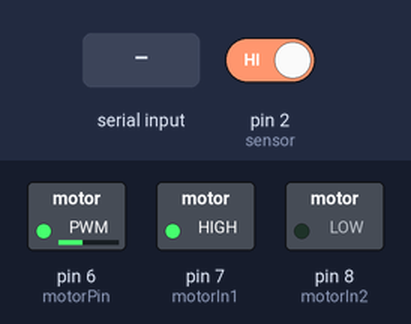
Bench run of a sketch on a simulated Arduino Uno, built with avr-gcc and run on an emulated ATmega328P. On the bench: switched loads named in the sketch (green lamp = pin HIGH). Inputs (shaded band) come from the test bench; at power-on: pin 2 (sensor) HIGH. What the sketch prints to the serial monitor is not drawn.

Above: at 1.2 s.
1.3 s: pin 2 (sensor) driven LOW
3.1 s: "i90\n" received over Serial
At 4.4 s:
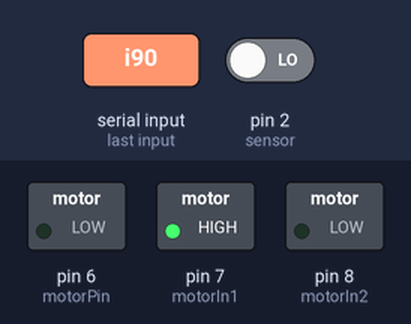
4.7 s: "y90\n" received over Serial
At 5.5 s:
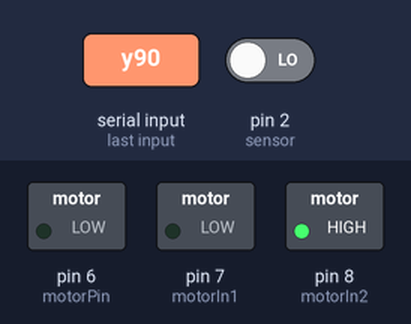
6.2 s: "90,45\n" received over Serial
9.2 s: "y" received over Serial
At 10.6 s:
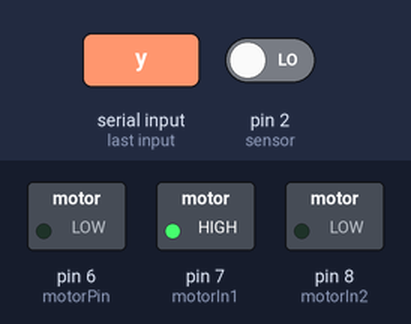
11.7 s: "y,45\n" received over Serial
At 13.2 s:
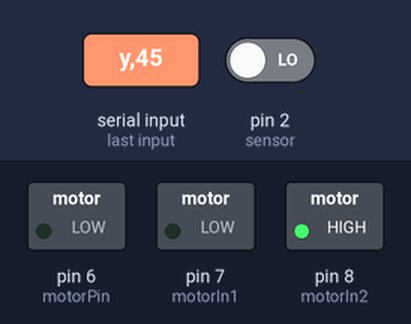
Timing chart, 0 to 14.2 s (numbered marks = the images above; inputs shaded):
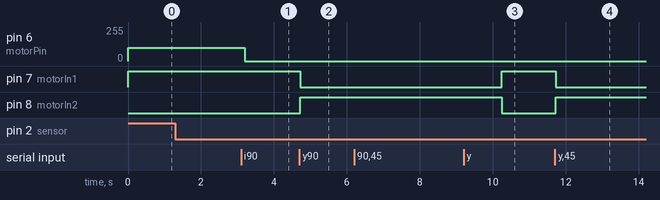

The sketch:

Serialtest2.ino
```cpp
//*****************************************************

//*****************************************************

//** Motor ayarlamaları
#define motorPin 6
#define motorIn1 7
#define motorIn2 8
#define sag 0
#define sol 1
int motorHiz = 0;
bool motorYon = 0;
//*****************************************************

//** Sensor ayarlamaları
#define sensor 2
unsigned long start = 0;
unsigned long bitir = 0;
int stepYeni = 0;
float stepEski = 0;
float temp = 0;
double realRPM = 60;
//*****************************************************

//** Pid ayarlamaları
int pwm = 0;
int output = 0;
int p=0,d=0, i=0;
char parametre;
int deger;
double yeniHata = 0; // hedefRPM - realRPM
double sonHata = 0; //
double toplamHata = 0;
double hedefRPM = 0;
int counter = 0;
//*****************************************************

void setup() {
  Serial.begin(9600);
  pinMode(sensor,INPUT_PULLUP);
  pinMode(motorPin, OUTPUT);
  pinMode(motorIn1, OUTPUT);
  digitalWrite(motorIn1, HIGH); // sağ sol bilgisi gelmeden önce varsayılan olarak motor sağ yöne döner
  pinMode(motorIn2, OUTPUT);
  digitalWrite(motorIn2, LOW);
  attachInterrupt(digitalPinToInterrupt(sensor), count, RISING);
  analogWrite(motorPin, 100);
}

void loop() {
    //Sensörden 1 saniyelik veri okuma
    start = millis();
    bitir = start + 100;
    while( millis() < bitir ){
      if(digitalRead(sensor)){
        stepYeni = stepYeni + 1;
        while(digitalRead(sensor));
      }
    }
    temp=stepYeni - stepEski;
    stepEski = stepYeni;
    realRPM = ( temp / 30 ) * 600;
    Serial.print(realRPM);
    Serial.print(",");
    Serial.flush();
    if ( Serial.available() > 0 ){
      parametre = Serial.read();
      deger = Serial.parseInt();
      set_kontrolor(parametre, deger);

    }
    set_pid(p, i, d, realRPM, hedefRPM);

}

void count(){
    counter+=1;
  }
void set_pid(int p, int i, int d, double realRPM, double hedefRPM){
  //PID program

 // if (hedefRPM > 0){ //eger motor hizi artirilirsa
    yeniHata = hedefRPM - realRPM;
    output = yeniHata*p + toplamHata*i + (yeniHata - sonHata)*d;
    /*
    Arduino 0 ile 255 arasında bir değer ile pwm çıkışı verebiliyor. Benim sistemimde 12 volt güç olmasına rağmen
    5v dc motor kullandığım için maksimum olarak 6v çıkış vereceğim. Arduino pwm biti başına 0,047 volt verir. 6 v için
    maksimum 6/0,047=127 bit pwm vermek gerekir.
    -----
    output değeri 700'ü geçse bile pwm karşılığı 127 olacaktır. Bu yüzden outputun değerini 0 ile 127 değeri arasında map ederek
    pwm değerini hesaplarız.
    */
    toplamHata = toplamHata + yeniHata; // İntegrator için toplam bulunur
    sonHata = yeniHata;  // Derivative için elimizdeki hata bir sonraki adımda eski hata olacak

  /*}
  else{
    yeniHata = 0;
    sonHata = 0;
    toplamHata = 0;
    pwm = 0;
  }*/
  if(output)
  if (pwm <255 & pwm >0){
    analogWrite(motorPin,pwm);  //set motor speed
  }
  else{
    if (pwm>255){
      analogWrite(motorPin,255);
    }
    else{
      analogWrite(motorPin,0);
    }
  }
  }

void set_kontrolor(char parametre, int deger){

  switch(parametre){
    case 'p':
      p = deger;
      break;
    case 'i':
      i = deger;
      break;
    case 'd':
      d = deger;
      break;
    case 'm':
      hedefRPM = deger;
      break;
    case 'y':
      if(deger == 0){
        motorYon = sag;
        digitalWrite(motorIn1, HIGH); //  motor sağ yöne döner;
        digitalWrite(motorIn2, LOW);
      }else{
        motorYon = sol;
        digitalWrite(motorIn1, LOW); //  motor sol yöne döner;
        digitalWrite(motorIn2, HIGH);
      }
      break;
     }
    /*
  switch(parametre){
    case 'p':
      p = deger;
      lcd.setCursor(0,0);
      lcd.print("KP");
      lcd.setCursor(0,1);
      lcd.print(deger);
      break;
    case 'i':
      i = deger;
      lcd.setCursor(3,0);
      lcd.print("KI");
      lcd.setCursor(3,1);
      lcd.print(deger);
      break;
    case 'd':
      d = deger;
      lcd.setCursor(6,0);
      lcd.print("KD");
      lcd.setCursor(6,1);
      lcd.print(deger);
      break;
    case 'm':
      hedefRPM = deger;
      lcd.setCursor(9,0);
      lcd.print("hiz");
      lcd.setCursor(9,1);
      lcd.print(deger);
      break;
    case 'y':
      lcd.setCursor(13,0);
      lcd.print("yon");
      lcd.setCursor(13,1);
      if(deger == 0){
        motorYon = sag;
        lcd.print("sag");
        digitalWrite(motorIn1, HIGH); //  motor sağ yöne döner;
        digitalWrite(motorIn2, LOW);
      }else{
        motorYon = sol;
        lcd.print("sol");
        digitalWrite(motorIn1, LOW); //  motor sol yöne döner;
        digitalWrite(motorIn2, HIGH);
      }
      break;
    default:
     lcd.setCursor(0,0);
     lcd.print("Hata");
    }*/
  }
```

Measured:
- after the input at 1.3 s, every drawn part: stays the same
- after the input at 3.1 s, pin 6 (motorPin): 100/255 → 0/255 after 0.10 s
- after the input at 4.7 s, pin 7 (motorIn1): HIGH → LOW at once; pin 8 (motorIn2): LOW → HIGH at once
- after the input at 6.2 s, every drawn part: stays the same
- after the input at 9.2 s, pin 7 (motorIn1): LOW → HIGH after 1.1 s; pin 8 (motorIn2): HIGH → LOW after 1.1 s
- after the input at 11.7 s, pin 7 (motorIn1): HIGH → LOW at once; pin 8 (motorIn2): LOW → HIGH at once
